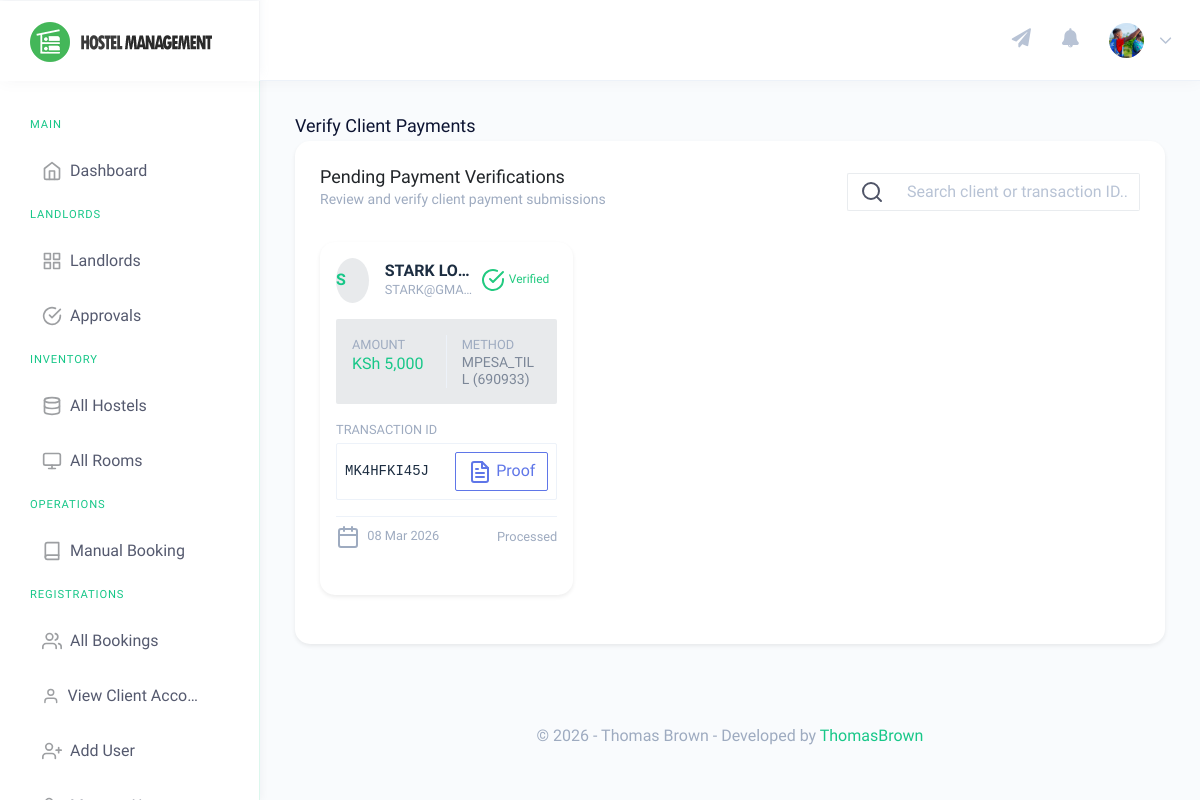
Page /admin/payments.php (signed in) on the committed database.
### tables this page shows
CREATE TABLE `users` (
  `id` int(11) NOT NULL,
  `tenant_id` int(11) DEFAULT NULL,
  `email` varchar(255) NOT NULL,
  `password` varchar(255) NOT NULL,
  `role` enum('admin','landlord','client','caretaker') NOT NULL,
  `full_name` varchar(255) NOT NULL,
  `first_name` varchar(255) DEFAULT NULL,
  `middle_name` varchar(255) DEFAULT NULL,
  `last_name` varchar(255) DEFAULT NULL,
  `gender` varchar(50) DEFAULT NULL,
  `contact_no` varchar(50) DEFAULT NULL,
  `profile_pic` varchar(255) DEFAULT NULL,
  `id_no` varchar(50) DEFAULT NULL,
  `status` enum('active','suspended') DEFAULT 'active',
  `created_at` timestamp NOT NULL DEFAULT current_timestamp(),
  `original_id` int(11) DEFAULT NULL,
  `original_table` varchar(50) DEFAULT NULL,
  `assigned_hostel_id` int(11) DEFAULT NULL
);

CREATE TABLE `payments` (
  `id` int(11) NOT NULL,
  `booking_id` int(11) NOT NULL COMMENT 'Reference to bookings table',
  `client_id` int(11) NOT NULL,
  `tenant_id` int(11) DEFAULT NULL COMMENT 'For tenant isolation',
  `amount` decimal(10,2) NOT NULL,
  `transaction_id` varchar(255) NOT NULL,
  `payment_method` varchar(100) NOT NULL COMMENT 'M-Pesa, Bank Transfer, Cash',
  `proof_file` varchar(255) DEFAULT NULL COMMENT 'Path to uploaded proof file',
  `status` enum('pending','verified','rejected') NOT NULL DEFAULT 'pending',
  `created_at` timestamp NOT NULL DEFAULT current_timestamp(),
  `updated_at` timestamp NOT NULL DEFAULT current_timestamp() ON UPDATE current_timestamp()
);

### admin/payments.php (the view, shortened to what this page needs)
<?php
    include('../includes/check-login.php');
    $tenantId = $_SESSION['tenant_id'];
?>
<!DOCTYPE html>
<html dir="ltr" lang="en">
<head>
    <link href="../assets/extra-libs/c3/c3.min.css" rel="stylesheet">
    <link href="../dist/css/style.min.css" rel="stylesheet">
    <link href="../assets/css/custom-gradients.css" rel="stylesheet">
</head>
<body>
    <div id="main-wrapper" data-theme="light" data-layout="vertical" data-navbarbg="skin6" data-sidebartype="full" data-sidebar-position="fixed" data-header-position="fixed" data-boxed-layout="full">
        <header class="topbar" data-navbarbg="skin6">
             <?php include 'includes/navigation.php'?>
        </header>
        <aside class="left-sidebar" data-sidebarbg="skin6">
            <div class="scroll-sidebar" data-sidebarbg="skin6">
                <?php include 'includes/sidebar.php'?>
            </div>
        </aside>
        <div class="page-wrapper">
            <div class="container-fluid">
                <div class="row">
                    <div class="col-7 align-self-center">
                        <h4 class="page-title text-truncate text-dark font-weight-medium mb-1">Verify Client Payments</h4>
                    </div>
                </div>
                <div class="row">
                    <div class="col-md-12">
                        <div class="card shadow-sm border-0">
                            <div class="card-body">
                                <div class="d-md-flex align-items-center mb-4">
                                    <div>
                                        <h4 class="card-title">Pending Payment Verifications</h4>
                                        <h6 class="card-subtitle">Review and verify client payment submissions</h6>
                                    </div>
                                    <div class="ml-auto mt-2 mt-md-0">
                                        <div class="input-group">
                                            <div class="input-group-prepend">
                                                <span class="input-group-text bg-white border-right-0"><i data-feather="search" class="feather-sm"></i></span>
                                            </div>
                                            <input type="text" id="paymentSearch" class="form-control border-left-0" placeholder="Search client or transaction ID...">
                                        </div>
                                    </div>
                                </div>
                                <div class="row" id="paymentGrid">
                                    <?php
                                    $query = "SELECT p.*, u.first_name, u.last_name, u.email FROM payments p LEFT JOIN users u ON p.client_id = u.id WHERE p.tenant_id=? ORDER BY p.created_at DESC";
                                    $stmt = $mysqli->prepare($query);
                                    $stmt->bind_param('i', $tenantId);
                                    $stmt->execute();
                                    $res = $stmt->get_result();
                                    if($res->num_rows == 0):
                                    ?>
                                    <div class="col-12 text-center py-5">
                                        <i data-feather="credit-card" class="text-muted mb-3" style="width: 50px; height: 50px;"></i>
                                        <h4 class="text-muted">No payment records found</h4>
                                        <p class="text-muted">New payment submissions will appear here for verification.</p>
                                    </div>
                                    <?php
                                    else:
                                        while($row = $res->fetch_object()):
                                            $clientName = $row->first_name ? htmlentities($row->first_name . ' ' . $row->last_name) : "Unknown Client";
                                            $clientInitial = $row->first_name ? strtoupper($row->first_name[0]) : "?";
                                            $statusClass = ($row->status == 'verified') ? 'success' : (($row->status == 'rejected') ? 'danger' : 'warning');
                                            $statusIcon = ($row->status == 'verified') ? 'check-circle' : (($row->status == 'rejected') ? 'x-circle' : 'clock');
                                    ?>
                                    <div class="col-lg-4 col-md-6 mb-4 payment-card" data-client="<?php echo strtolower($clientName); ?>" data-tid="<?php echo strtolower($row->transaction_id); ?>">
                                        <div class="card h-100 border shadow-none hover-shadow transition-all">
                                            <div class="card-body p-3">
                                                <div class="d-flex align-items-center mb-3">
                                                    <div class="rounded-circle bg-light d-flex align-items-center justify_content-center mr-3" style="width: 45px; height: 45px;">
                                                        <span class="text-primary font-weight-bold"><?php echo $clientInitial; ?></span>
                                                    </div>
                                                    <div class="overflow-hidden">
                                                        <h5 class="mb-0 text-truncate font-weight-bold text-dark"><?php echo $clientName; ?></h5>
                                                        <small class="text-muted d-block text-truncate"><?php echo htmlentities($row->email ?? 'No email'); ?></small>
                                                    </div>
                                                    <div class="ml-auto">
                                                        <span class="badge badge-light-<?php echo $statusClass; ?> text-<?php echo $statusClass; ?> px-2 py-1">
                                                            <i data-feather="<?php echo $statusIcon; ?>" class="feather-xs mr-1"></i><?php echo ucfirst($row->status); ?>
                                                        </span>
                                                    </div>
                                                </div>
                                                <div class="bg-light rounded p-3 mb-3">
                                                    <div class="row">
                                                        <div class="col-6 border-right">
                                                            <small class="text-muted d-block text-uppercase small font-weight-medium">Amount</small>
                                                            <h5 class="mb-0 text-primary">KSh <?php echo number_format($row->amount, 0); ?></h5>
                                                        </div>
                                                        <div class="col-6">
                                                            <small class="text-muted d-block text-uppercase small font-weight-medium">Method</small>
                                                            <h6 class="mb-0"><?php echo htmlentities($row->payment_method); ?></h6>
                                                        </div>
                                                    </div>
                                                </div>
                                                <div class="mb-3">
                                                    <small class="text-muted d-block text-uppercase small font-weight-medium mb-1">Transaction ID</small>
                                                    <div class="d-flex align-items-center justify-content-between bg-white border rounded p-2">
                                                        <code class="text-dark"><?php echo htmlentities($row->transaction_id); ?></code>
                                                        <?php if($row->proof_file): ?>
                                                            <a href="../uploads/payments/<?php echo $row->proof_file; ?>" target="_blank" class="btn btn-xs btn-outline-info" title="View Proof">
                                                                <i data-feather="file-text" class="feather-xs"></i> Proof
                                                            </a>
                                                        <?php endif; ?>
                                                    </div>
                                                </div>
                                                <div class="d-flex align-items-center justify-content-between mt-auto pt-2 border-top">
                                                    <small class="text-muted"><i data-feather="calendar" class="feather-xs mr-1"></i> <?php echo date('d M Y', strtotime($row->created_at)); ?></small>
                                                    <?php if($row->status == 'pending'): ?>
                                                    <div class="d-flex">
                                                        <form method="POST" class="mr-2">
                                                            <input type="hidden" name="pay_id" value="<?php echo $row->id; ?>">
                                                            <input type="hidden" name="action" value="verified">
                                                            <button type="submit" name="verify_payment" class="btn btn-success btn-sm px-3 shadow-none">Approve</button>
                                                        </form>
                                                        <form method="POST">
                                                            <input type="hidden" name="pay_id" value="<?php echo $row->id; ?>">
                                                            <input type="hidden" name="action" value="rejected">
                                                            <button type="submit" name="verify_payment" class="btn btn-outline-danger btn-sm px-3 shadow-none">Reject</button>
                                                        </form>
                                                    </div>
                                                    <?php else: ?>
                                                        <span class="text-muted small">Processed</span>
                                                    <?php endif; ?>
                                                </div>
                                            </div>
                                        </div>
                                    </div>
                                    <?php
                                        endwhile;
                                    endif;
                                    ?>
                                </div>
                            </div>
                        </div>
                    </div>
                </div>
            </div>
            <?php include 'includes/footer.php' ?>
        </div>
    </div>
</body>
</html>

### admin/includes/navigation.php (shortened to what this page needs)
<nav class="navbar top-navbar navbar-expand-md">
                <div class="navbar-header" data-logobg="skin6">
                    <div class="navbar-brand">
                        <?php
                            $dashLink = ($_SESSION['role'] == 'admin') ? 'super_dashboard.php' : 'dashboard.php';
                        ?>
                        <a href="<?php echo $dashLink; ?>">
                            <b class="logo-icon">
                                <img src="../assets/images/logo-icon-nav.png" alt="homepage" class="dark-logo" />
                            </b>
                            <span class="logo-text">
                                <img src="../assets/images/logo-text-nav.png" alt="homepage" class="dark-logo" />
                            </span>
                        </a>
                    </div>
                </div>
                <div class="navbar-collapse collapse" id="navbarSupportedContent">
                    <ul class="navbar-nav float-right">
                        <?php if($_SESSION['role'] == 'admin' || $_SESSION['role'] == 'landlord'): ?>
                        <li class="nav-item">
                            <a class="nav-link pl-md-3" href="javascript:void(0)" data-toggle="modal" data-target="#broadcastModal" title="Send Notification">
                                <span><i class="fas fa-paper-plane" style="font-size: 1.2rem;"></i></span>
                            </a>
                        </li>
                        <?php endif; ?>
                        <li class="nav-item dropdown">
                            <a class="nav-link dropdown-toggle pl-md-3 position-relative" href="javascript:void(0)"
                                id="bell" role="button" data-toggle="dropdown" aria-haspopup="true"
                                aria-expanded="false">
                                <span><i class="fas fa-bell" style="font-size: 1.2rem;"></i></span>
                            </a>
                        </li>
                        <li class="nav-item dropdown">
                            <a class="nav-link dropdown-toggle" href="javascript:void(0)" data-toggle="dropdown"
                                aria-haspopup="true" aria-expanded="false">
                                    <?php
                                    $aid=$_SESSION['id'];
                                        $ret="SELECT full_name, email, profile_pic from users where id=?";
                                        $stmt= $mysqli->prepare($ret) ;
                                        $stmt->bind_param('i',$aid);
                                        $stmt->execute();
                                        $res=$stmt->get_result();
                                        while($row=$res->fetch_object())
                                        {
                                            $userPic = $row->profile_pic ? "../uploads/profiles/" . $row->profile_pic : "../assets/images/users/admin-icn.png";
                                            ?>
                                <img src="<?php echo $userPic; ?>" alt="user" class="rounded-circle" width="35" height="35" style="object-fit: cover;">
                                <span class="ml-2 d-none d-lg-inline-block"><?php } ?><i data-feather="chevron-down"
                                        class="svg-icon"></i></span>
                            </a>
                        </li>
                    </ul>
                </div>
            </nav>

### rows in the picture
users: profile_pic (picture)
payments: users.first_name "S", users.first_name+last_name "STARK LO…", users.email "STARK@GMA…", status "Verified", amount "5,000", payment_method "MPESA_TILL (690933)", transaction "MK4HFKI45J", created_at "08 Mar 2026", shows "Processed"
